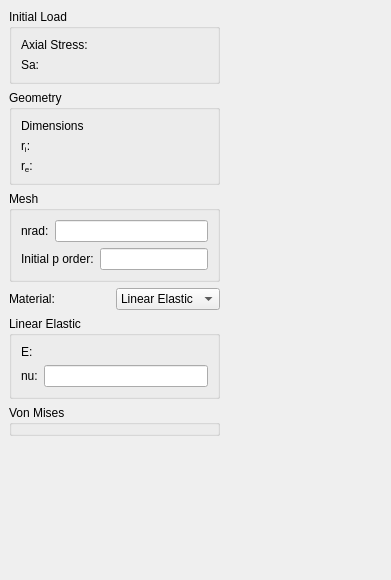
<?xml version="1.0" encoding="UTF-8"?>
<ui version="4.0">
 <class>casingDW</class>
 <widget class="QDockWidget" name="casingDW">
  <property name="geometry">
   <rect>
    <x>0</x>
    <y>0</y>
    <width>391</width>
    <height>580</height>
   </rect>
  </property>
  <property name="windowTitle">
   <string>DockWidget</string>
  </property>
  <widget class="QWidget" name="dockWidgetContents">
   <layout class="QGridLayout" name="gridLayout_5">
    <item row="0" column="0">
     <widget class="QGroupBox" name="groupBox">
      <property name="title">
       <string>Initial Load</string>
      </property>
      <layout class="QGridLayout" name="gridLayout">
       <item row="0" column="0">
        <widget class="QLabel" name="label">
         <property name="text">
          <string>Axial Stress:</string>
         </property>
        </widget>
       </item>
       <item row="1" column="0">
        <layout class="QHBoxLayout" name="horizontalLayout">
         <item>
          <widget class="QLabel" name="Sa_label">
           <property name="text">
            <string>Sa:</string>
           </property>
          </widget>
         </item>
         <item>
         <widget class="TPBrUnitInput" name="Sa" native="true">
         <property name="unitType" stdset="0">
          <enum>EPressure</enum>
         </property>
         </widget>
         </item>
        </layout>
       </item>
      </layout>
     </widget>
    </item>
    <item row="1" column="0">
     <widget class="QGroupBox" name="groupBox_2">
      <property name="title">
       <string>Geometry</string>
      </property>
      <layout class="QGridLayout" name="gridLayout_2">
       <item row="0" column="0">
        <widget class="QLabel" name="label_2">
         <property name="text">
          <string>Dimensions</string>
         </property>
        </widget>
       </item>
       <item row="1" column="0">
        <layout class="QHBoxLayout" name="horizontalLayout_2">
         <item>
          <widget class="QLabel" name="ri_label">
           <property name="text">
            <string>r&lt;SUB&gt;i&lt;/SUB&gt;:</string>
           </property>
          </widget>
         </item>
         <item>
         <widget class="TPBrUnitInput" name="ri" native="true">
         <property name="unitType" stdset="0">
          <enum>EDimension</enum>
         </property>
         </widget>
         </item>
        </layout>
       </item>
       <item row="2" column="0">
        <layout class="QHBoxLayout" name="horizontalLayout_3">
         <item>
          <widget class="QLabel" name="re_label">
           <property name="text">
            <string>r&lt;SUB&gt;e&lt;/SUB&gt;:</string>
           </property>
          </widget>
         </item>
         <item>
         <widget class="TPBrUnitInput" name="re" native="true">
         <property name="unitType" stdset="0">
          <enum>EDimension</enum>
         </property>
         </widget>
         </item>
        </layout>
       </item>
      </layout>
     </widget>
    </item>
    <item row="2" column="0">
     <widget class="QGroupBox" name="groupBox_3">
      <property name="title">
       <string>Mesh</string>
      </property>
      <layout class="QGridLayout" name="gridLayout_3">
       <item row="0" column="0">
        <layout class="QHBoxLayout" name="horizontalLayout_4">
         <item>
          <widget class="QLabel" name="nrad_label">
           <property name="text">
            <string>nrad:</string>
           </property>
          </widget>
         </item>
         <item>
          <widget class="QLineEdit" name="nrad"/>
         </item>
        </layout>
       </item>
       <item row="1" column="0">
        <layout class="QHBoxLayout" name="horizontalLayout_5">
         <item>
          <widget class="QLabel" name="initial_porder_label">
           <property name="text">
            <string>Initial p order:</string>
           </property>
          </widget>
         </item>
         <item>
          <widget class="QLineEdit" name="initial_porder"/>
         </item>
        </layout>
       </item>
      </layout>
     </widget>
    </item>
    <item row="2" column="1">
     <spacer name="horizontalSpacer">
      <property name="orientation">
       <enum>Qt::Horizontal</enum>
      </property>
      <property name="sizeHint" stdset="0">
       <size>
        <width>88</width>
        <height>20</height>
       </size>
      </property>
     </spacer>
    </item>
    <item row="3" column="0">
     <layout class="QHBoxLayout" name="horizontalLayout_6">
      <item>
       <widget class="QLabel" name="material_label">
        <property name="text">
         <string>Material:</string>
        </property>
       </widget>
      </item>
      <item>
       <widget class="QComboBox" name="material_CBox">
        <item>
         <property name="text">
          <string>Linear Elastic</string>
         </property>
        </item>
        <item>
         <property name="text">
          <string>Von Mises</string>
         </property>
        </item>
       </widget>
      </item>
     </layout>
    </item>
    <item row="4" column="0">
     <widget class="QGroupBox" name="linearElastic_GBox">
      <property name="title">
       <string>Linear Elastic</string>
      </property>
      <layout class="QGridLayout" name="gridLayout_4">
       <item row="0" column="0">
        <layout class="QHBoxLayout" name="horizontalLayout_7">
         <item>
          <widget class="QLabel" name="E_label">
           <property name="text">
            <string>E:</string>
           </property>
          </widget>
         </item>
         <item>
         <widget class="TPBrUnitInput" name="E" native="true">
         <property name="unitType" stdset="0">
          <enum>EPressure</enum>
         </property>
         </widget>
         </item>
        </layout>
       </item>
       <item row="1" column="0">
        <layout class="QHBoxLayout" name="horizontalLayout_8">
         <item>
          <widget class="QLabel" name="nu_label">
           <property name="text">
            <string>nu:</string>
           </property>
          </widget>
         </item>
         <item>
          <widget class="QLineEdit" name="nu"/>
         </item>
        </layout>
       </item>
      </layout>
     </widget>
    </item>
    <item row="5" column="0">
     <widget class="QGroupBox" name="vonMises_GBox">
      <property name="title">
       <string>Von Mises</string>
      </property>
     </widget>
    </item>
    <item row="6" column="0">
     <spacer name="verticalSpacer">
      <property name="orientation">
       <enum>Qt::Vertical</enum>
      </property>
      <property name="sizeHint" stdset="0">
       <size>
        <width>20</width>
        <height>18</height>
       </size>
      </property>
     </spacer>
    </item>
   </layout>
  </widget>
 </widget>
 <customwidgets>
  <customwidget>
   <class>TPBrUnitInput</class>
   <extends>QWidget</extends>
   <header>tpbrunitinput.h</header>
  </customwidget>
 </customwidgets>
 <resources/>
 <connections/>
</ui>
